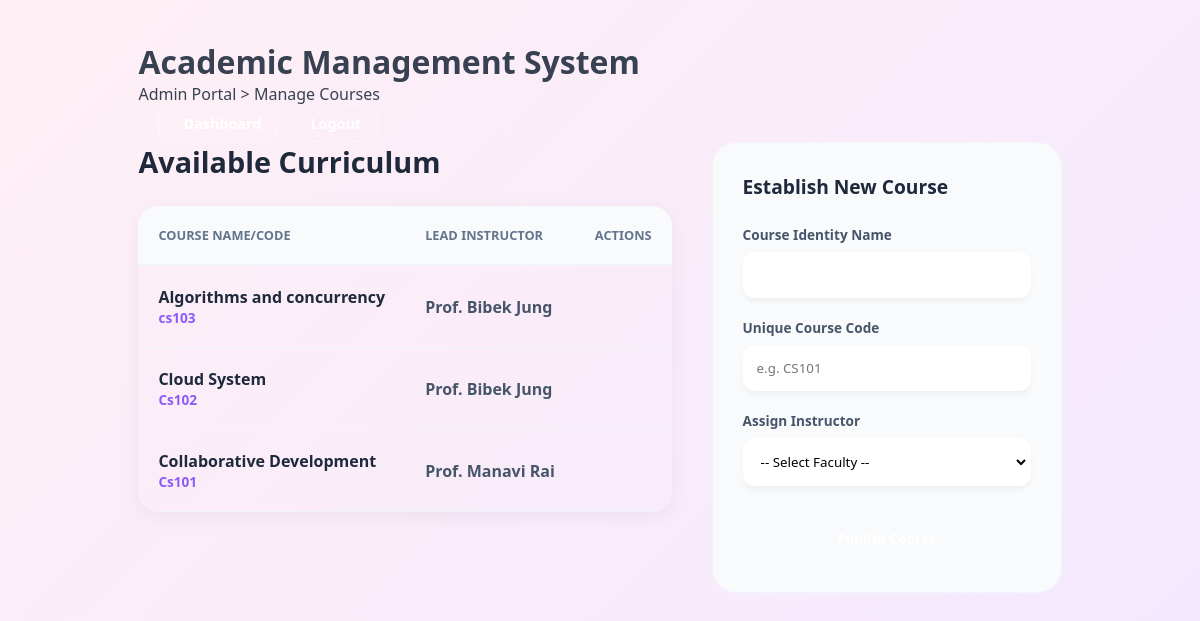
Page /public/admin_manage_courses.php (signed in) on the committed database.
### tables this page shows
CREATE TABLE `courses` (
  `id` int(11) NOT NULL,
  `course_name` varchar(100) NOT NULL,
  `course_code` varchar(20) NOT NULL,
  `teacher_id` int(11) DEFAULT NULL
);

CREATE TABLE `users` (
  `id` int(11) NOT NULL,
  `first_name` varchar(50) NOT NULL,
  `last_name` varchar(50) NOT NULL,
  `dob` date NOT NULL,
  `address` varchar(255) NOT NULL,
  `email` varchar(100) NOT NULL,
  `password_hash` varchar(255) NOT NULL,
  `role` enum('Admin','Teacher','Student') NOT NULL,
  `contact` varchar(20) NOT NULL,
  `mother_name` varchar(100) DEFAULT NULL,
  `father_name` varchar(100) DEFAULT NULL,
  `guardian_contact` varchar(20) DEFAULT NULL,
  `is_active` tinyint(1) DEFAULT 0,
  `otp_code` varchar(10) DEFAULT NULL,
  `otp_expires_at` datetime DEFAULT NULL,
  `reset_token` varchar(255) DEFAULT NULL,
  `reset_expires_at` datetime DEFAULT NULL,
  `created_at` timestamp NOT NULL DEFAULT current_timestamp()
);

### public/admin_manage_courses.php (the view, shortened to what this page needs)
<?php
require_once '../includes/db.php';
include_once '../includes/header.php';
try {
    $courses = $pdo->query("
        SELECT c.*, u.first_name, u.last_name
        FROM courses c
        LEFT JOIN teachers t ON c.teacher_id = t.id
        LEFT JOIN users u ON t.user_id = u.id
        ORDER BY c.course_name ASC
    ")->fetchAll();
} catch (PDOException $e) {
    $courses = $teachers = [];
    $error = "Data fetch error: " . $e->getMessage();
}
?>
<div class="dashboard-container">
    <header class="dashboard-header">
        <div class="header-brand">
            <h1>Academic Management System</h1>
            <p>Admin Portal > Manage Courses</p>
        </div>
        <div class="header-tools">
            <div class="header-icons" style="margin-left: 20px; display: flex; gap: 15px; align-items: center;">
                <a href="admin_dashboard.php" style="color: #fff; text-decoration: none; font-weight: 700; font-size: 0.9rem; padding: 8px 16px; border: 1px solid rgba(255,255,255,0.3); border-radius: 12px; transition: 0.3s ease; background: rgba(255,255,255,0.1);"><i class="fas fa-th-large" style="margin-right: 8px;"></i>Dashboard</a>
                <a href="logout.php" style="color: #fff; text-decoration: none; font-weight: 700; font-size: 0.9rem; padding: 8px 16px; border: 1px solid rgba(255,255,255,0.3); border-radius: 12px;">Logout</a>
            </div>
        </div>
    </header>
    <main class="main-content">
        <section style="display: grid; grid-template-columns: 1fr 350px; gap: 40px;">
            <div>
                <h2 style="font-size: 1.8rem; color: #1e293b; font-weight: 800; margin-bottom: 25px;">Available Curriculum</h2>
                <div class="table-container" style="border-radius: 20px; box-shadow: 0 4px 20px rgba(0,0,0,0.05); overflow: hidden;">
                    <table style="width: 100%; border-collapse: collapse;">
                        <thead style="background: #f8fafc;">
                            <tr>
                                <th style="padding: 20px; text-align: left; color: #64748b; font-weight: 700; text-transform: uppercase; font-size: 0.8rem; border-bottom: 2px solid #f1f5f9;">Course Name/Code</th>
                                <th style="padding: 20px; text-align: left; color: #64748b; font-weight: 700; text-transform: uppercase; font-size: 0.8rem; border-bottom: 2px solid #f1f5f9;">Lead Instructor</th>
                                <th style="padding: 20px; text-align: center; color: #64748b; font-weight: 700; text-transform: uppercase; font-size: 0.8rem; border-bottom: 2px solid #f1f5f9;">Actions</th>
                            </tr>
                        </thead>
                        <tbody>
                            <?php foreach ($courses as $course): ?>
                            <tr style="border-bottom: 1px solid #f1f5f9;">
                                <td style="padding: 20px;">
                                    <div style="display: flex; flex-direction: column;">
                                        <span style="font-weight: 800; color: #1e293b;"><?php echo htmlspecialchars($course['course_name']); ?></span>
                                        <span style="font-size: 0.85rem; color: #8b5cf6; font-weight: 700;"><?php echo htmlspecialchars($course['course_code']); ?></span>
                                    </div>
                                </td>
                                <td style="padding: 20px;">
                                    <?php if ($course['teacher_id']): ?>
                                        <span style="color: #475569; font-weight: 600;">Prof. <?php echo htmlspecialchars($course['first_name'] . ' ' . $course['last_name']); ?></span>
                                    <?php else: ?>
                                        <span style="color: #94a3b8; font-style: italic;">Unassigned</span>
                                    <?php endif; ?>
                                </td>
                                <td style="padding: 20px; text-align: center;">
                                </td>
                            </tr>
                            <?php endforeach; ?>
                        </tbody>
                    </table>
                </div>
            </div>
            <aside style="background: #f8fafc; padding: 30px; border-radius: 24px; border: 1px solid #f1f5f9; height: fit-content;">
                <h3 style="font-size: 1.2rem; color: #1e293b; font-weight: 800; margin-bottom: 25px;">Establish New Course</h3>
                <form action="" method="POST">
                    <div style="margin-bottom: 20px;">
                        <label style="font-size: 0.85rem; font-weight: 700; color: #475569; margin-bottom: 8px; display: block;">Course Identity Name</label>
                        <input type="text" name="course_name" required style="width: 100%; padding: 12px; border: 2px solid #fff; border-radius: 12px; box-shadow: 0 4px 6px -1px rgba(0,0,0,0.05); outline: none;">
                    </div>
                    <div style="margin-bottom: 20px;">
                        <label style="font-size: 0.85rem; font-weight: 700; color: #475569; margin-bottom: 8px; display: block;">Unique Course Code</label>
                        <input type="text" name="course_code" required placeholder="e.g. CS101" style="width: 100%; padding: 12px; border: 2px solid #fff; border-radius: 12px; box-shadow: 0 4px 6px -1px rgba(0,0,0,0.05); outline: none;">
                    </div>
                    <div style="margin-bottom: 30px;">
                        <label style="font-size: 0.85rem; font-weight: 700; color: #475569; margin-bottom: 8px; display: block;">Assign Instructor</label>
                        <select name="teacher_id" style="width: 100%; padding: 12px; border: 2px solid #fff; border-radius: 12px; box-shadow: 0 4px 6px -1px rgba(0,0,0,0.05); outline: none; background: #fff;">
                            <option value="">-- Select Faculty --</option>
                        </select>
                    </div>
                    <button type="submit" name="add_course" style="width: 100%; background: var(--brand-gradient); color: #fff; padding: 14px; border: none; border-radius: 12px; font-weight: 800; cursor: pointer; transition: all 0.3s ease;">
                    </button>
                </form>
            </aside>
        </section>
    </main>
</div>
<?php include_once '../includes/footer.php'; ?>

### assets/css/style.css (style rules this page uses)
* { margin: 0; padding: 0; box-sizing: border-box; font-family: system-ui, sans-serif; }
body { background: linear-gradient(135deg, #fff0f5, #f3e8ff); color: #374151; display: flex; justify-content: center; padding: 40px 20px; min-height: 100vh; }

### rows in the picture
courses: course_name "Algorithms and concurrency", course_code "cs103", users.first_name+last_name "Bibek Jung"
courses: course_name "Cloud System", course_code "Cs102", users.first_name+last_name "Bibek Jung"
courses: course_name "Collaborative Development", course_code "Cs101", users.first_name+last_name "Manavi Rai"
